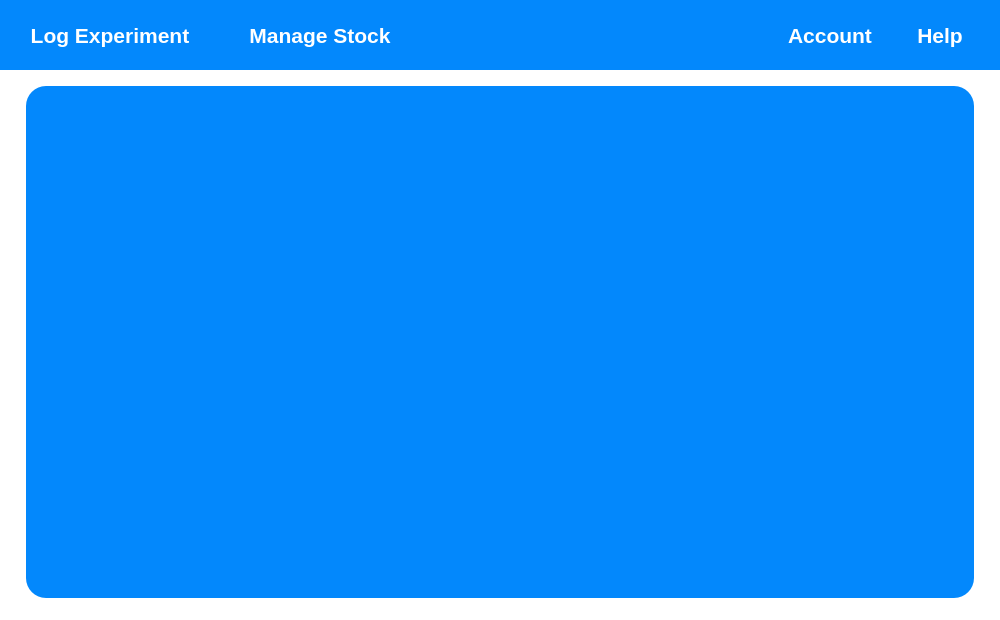
<?xml version="1.0" encoding="UTF-8"?>
<ui version="4.0">
 <class>MainWindow</class>
 <widget class="QMainWindow" name="MainWindow">
  <property name="geometry">
   <rect>
    <x>0</x>
    <y>0</y>
    <width>1000</width>
    <height>620</height>
   </rect>
  </property>
  <property name="minimumSize">
   <size>
    <width>1000</width>
    <height>620</height>
   </size>
  </property>
  <property name="windowTitle">
   <string>A Lab Management System</string>
  </property>
  <property name="styleSheet">
   <string notr="true">* {
	background-color: #ffffff;
}
</string>
  </property>
  <widget class="QWidget" name="centralwidget">
   <layout class="QGridLayout" name="gridLayout_3">
    <property name="leftMargin">
     <number>0</number>
    </property>
    <property name="topMargin">
     <number>0</number>
    </property>
    <property name="rightMargin">
     <number>0</number>
    </property>
    <property name="bottomMargin">
     <number>0</number>
    </property>
    <item row="0" column="0">
     <layout class="QGridLayout" name="gridLayout_2" rowstretch="0,1,0,0">
      <item row="3" column="1">
       <layout class="QGridLayout" name="gridLayout_5">
        <item row="0" column="0">
         <widget class="QWidget" name="time_table_layout" native="true">
          <property name="styleSheet">
           <string notr="true">*{
	background-color: #0388fc;
	border: none;
	border-radius: 20px;
}

QTextBrowser {
	background-color: #ffffff;
	color:	#000000;
	border:none;
	border-radius:10px;
}

/* Scroll bar */
QScrollBar
{
	width:10px;
	border: none;
    background: #0388fc;
}
QScrollBar::add-page, QScrollBar::sub-page 
{
	background: #0388fc;
}
QScrollBar::add-line, QScrollBar::sub-line 
{
	background: #0388fc;
}
QScrollBar::handle
{
	background-color: #fc7303;
	min-height: 30px;
	border-radius: 5px;
	border:none;
}
QScrollBar::up-arrow
{
	background: none;
}
QScrollBar::down-arrow
{
	background: none;
}</string>
          </property>
          <layout class="QGridLayout" name="gridLayout_6">
           <property name="leftMargin">
            <number>9</number>
           </property>
           <property name="topMargin">
            <number>9</number>
           </property>
           <property name="rightMargin">
            <number>9</number>
           </property>
           <property name="bottomMargin">
            <number>9</number>
           </property>
           <item row="1" column="0" colspan="2">
            <widget class="QScrollArea" name="scrollArea">
             <property name="styleSheet">
              <string notr="true"/>
             </property>
             <property name="widgetResizable">
              <bool>true</bool>
             </property>
             <widget class="QWidget" name="scrollAreaWidgetContents">
              <property name="geometry">
               <rect>
                <x>0</x>
                <y>0</y>
                <width>926</width>
                <height>460</height>
               </rect>
              </property>
              <layout class="QGridLayout" name="gridLayout_4">
               <item row="0" column="0">
                <layout class="QGridLayout" name="time_table"/>
               </item>
              </layout>
             </widget>
            </widget>
           </item>
           <item row="0" column="0">
            <spacer name="horizontalSpacer_2">
             <property name="orientation">
              <enum>Qt::Horizontal</enum>
             </property>
             <property name="sizeHint" stdset="0">
              <size>
               <width>40</width>
               <height>20</height>
              </size>
             </property>
            </spacer>
           </item>
          </layout>
         </widget>
        </item>
       </layout>
      </item>
      <item row="0" column="0" colspan="3">
       <widget class="QFrame" name="horizontalFrame">
        <property name="styleSheet">
         <string notr="true">*{
	background-color: #0388fc;
}

/* Button styling */
QPushButton {
	color: #ffffff;
	background-color: #0388fc;
	border-radius: 20px;
}
QPushButton::hover {
	border: 5px solid;
	border-color: #fc7303;
}
QPushButton::pressed {
	background-color: #fc7303;
	color: #ffffff;
}

/* Combo Box Styling */
QComboBox {
	color: #ffffff;
    background-color: #0388fc;
    border: 5px solid #0388fc;
    padding-left: 20px;
}
QComboBox:hover {
    border-top: 5px solid #fc7303;
	border-left: 5px solid #fc7303;
	border-right: 5px solid #fc7303;
	border-radius: 0px 0px 0px 0px;
}
QComboBox:editable {
    background: #0388fc;
}
QComboBox::drop-down {
    subcontrol-origin: padding;
    subcontrol-position: top right;
    border-left: none;
    color: #00f0c3;
}
QComboBox::down-arrow {
    image: none;
    content: &quot;V&quot;;
    color: #ffffff;
}
QComboBox QAbstractItemView {
	color: #ffffff;
	background-color: #0388fc;
    border-bottom: 5px solid #fc7303;
	border-left: 5px solid #fc7303;
	border-right: 5px solid #fc7303;
    border-radius: 0px 0px 20px 20px;
    padding: 10px;
}

/* Scroll bar */
QScrollBar
{
	width:10px;
	border: none;
    background: #0388fc;
}
QScrollBar::add-page, QScrollBar::sub-page 
{
	background: #0388fc;
}
QScrollBar::add-line, QScrollBar::sub-line 
{
	background: #0388fc;
}
QScrollBar::handle
{
	background-color: #fc7303;
	min-height: 30px;
	border-radius: 5px;
	border:none;
}
QScrollBar::up-arrow
{
	background: none;
}
QScrollBar::down-arrow
{
	background: none;
}</string>
        </property>
        <layout class="QHBoxLayout" name="top_bar">
         <property name="spacing">
          <number>10</number>
         </property>
         <property name="leftMargin">
          <number>10</number>
         </property>
         <property name="topMargin">
          <number>10</number>
         </property>
         <property name="rightMargin">
          <number>10</number>
         </property>
         <property name="bottomMargin">
          <number>10</number>
         </property>
         <item>
          <widget class="QPushButton" name="log_experiment">
           <property name="minimumSize">
            <size>
             <width>200</width>
             <height>50</height>
            </size>
           </property>
           <property name="font">
            <font>
             <pointsize>16</pointsize>
             <weight>75</weight>
             <bold>true</bold>
            </font>
           </property>
           <property name="text">
            <string>Log Experiment</string>
           </property>
          </widget>
         </item>
         <item>
          <widget class="QPushButton" name="manage_stock">
           <property name="minimumSize">
            <size>
             <width>200</width>
             <height>50</height>
            </size>
           </property>
           <property name="font">
            <font>
             <pointsize>16</pointsize>
             <weight>75</weight>
             <bold>true</bold>
            </font>
           </property>
           <property name="text">
            <string>Manage Stock</string>
           </property>
          </widget>
         </item>
         <item>
          <widget class="QComboBox" name="date_range">
           <property name="minimumSize">
            <size>
             <width>200</width>
             <height>50</height>
            </size>
           </property>
           <property name="font">
            <font>
             <pointsize>16</pointsize>
             <weight>75</weight>
             <bold>true</bold>
            </font>
           </property>
          </widget>
         </item>
         <item>
          <spacer name="horizontalSpacer">
           <property name="orientation">
            <enum>Qt::Horizontal</enum>
           </property>
           <property name="sizeHint" stdset="0">
            <size>
             <width>40</width>
             <height>20</height>
            </size>
           </property>
          </spacer>
         </item>
         <item>
          <widget class="QPushButton" name="account">
           <property name="minimumSize">
            <size>
             <width>100</width>
             <height>50</height>
            </size>
           </property>
           <property name="font">
            <font>
             <pointsize>16</pointsize>
             <weight>75</weight>
             <bold>true</bold>
            </font>
           </property>
           <property name="text">
            <string>Account</string>
           </property>
          </widget>
         </item>
         <item>
          <widget class="QPushButton" name="help">
           <property name="minimumSize">
            <size>
             <width>100</width>
             <height>50</height>
            </size>
           </property>
           <property name="font">
            <font>
             <pointsize>16</pointsize>
             <weight>75</weight>
             <bold>true</bold>
            </font>
           </property>
           <property name="text">
            <string>Help</string>
           </property>
          </widget>
         </item>
        </layout>
       </widget>
      </item>
      <item row="3" column="0">
       <spacer name="horizontalSpacer_3">
        <property name="orientation">
         <enum>Qt::Horizontal</enum>
        </property>
        <property name="sizeType">
         <enum>QSizePolicy::Maximum</enum>
        </property>
        <property name="sizeHint" stdset="0">
         <size>
          <width>20</width>
          <height>20</height>
         </size>
        </property>
       </spacer>
      </item>
      <item row="3" column="2">
       <spacer name="horizontalSpacer_4">
        <property name="orientation">
         <enum>Qt::Horizontal</enum>
        </property>
        <property name="sizeType">
         <enum>QSizePolicy::Maximum</enum>
        </property>
        <property name="sizeHint" stdset="0">
         <size>
          <width>20</width>
          <height>20</height>
         </size>
        </property>
       </spacer>
      </item>
      <item row="1" column="0">
       <spacer name="verticalSpacer">
        <property name="orientation">
         <enum>Qt::Vertical</enum>
        </property>
        <property name="sizeType">
         <enum>QSizePolicy::Maximum</enum>
        </property>
        <property name="sizeHint" stdset="0">
         <size>
          <width>10</width>
          <height>10</height>
         </size>
        </property>
       </spacer>
      </item>
     </layout>
    </item>
   </layout>
  </widget>
  <widget class="QStatusBar" name="statusbar"/>
 </widget>
 <resources/>
 <connections/>
</ui>
